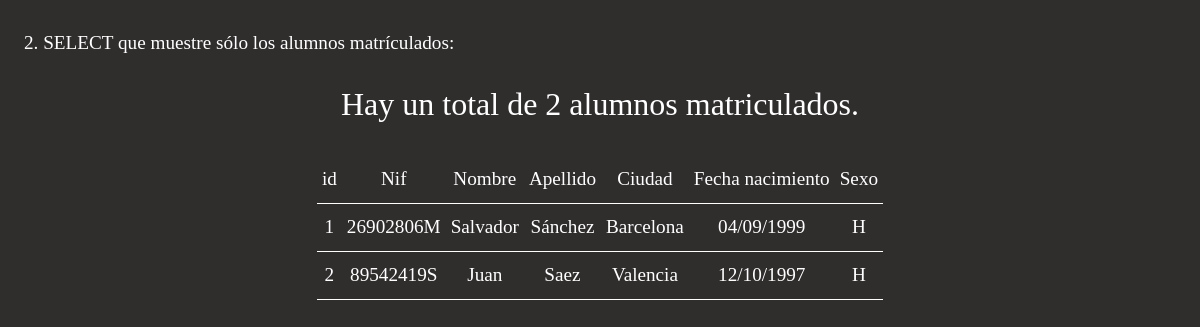
The page /13-10-2022/ejercicios/select2.php on the database its author committed.
### tables this page shows
CREATE TABLE `alumno_asignatura_curso` (
  `id_matricula` int(10) NOT NULL,
  `id_alumno` int(10) UNSIGNED NOT NULL,
  `id_asignatura` int(10) UNSIGNED NOT NULL,
  `id_curso` int(10) UNSIGNED NOT NULL
);

CREATE TABLE `alumnos` (
  `id_alumno` int(10) UNSIGNED NOT NULL,
  `nif` varchar(9) DEFAULT NULL,
  `nombre` varchar(25) NOT NULL,
  `apellido` varchar(50) NOT NULL,
  `ciudad` varchar(25) NOT NULL,
  `fecha_nacimiento` date NOT NULL,
  `sexo` enum('H','M') NOT NULL
);

### 13-10-2022/ejercicios/select2.php (the view, shortened to what this page needs)
<?php
  include_once './connect.php';
  $query_ejercicio2 = "SELECT * FROM alumnos
                       JOIN alumno_asignatura_curso
                       ON alumnos.id_alumno = alumno_asignatura_curso.id_alumno
                       GROUP BY alumno_asignatura_curso.id_alumno";
  try {
    $lista_alumnos_matriculados = $pdoConnection->prepare($query_ejercicio2);
    $lista_alumnos_matriculados->execute();
    $resultado_lista_alumnos_matriculados = $lista_alumnos_matriculados->fetchAll();
  } catch(PDOException $e) {
    print "¡Error!: " . $e->getMessage() . "<br/>";
    die();
  }
  echo "<p class='ejercicio'>2. SELECT que muestre sólo los alumnos matrículados:</p>";
  echo "<p class='p_total'>Hay un total de ". $lista_alumnos_matriculados->rowCount() . " alumnos matriculados.</p>";
  echo "<table>
      <tr class='table-head'>
        <td>id</td>
        <td>Nif</td>
        <td>Nombre</td>
        <td>Apellido</td>
        <td>Ciudad</td>
        <td>Fecha nacimiento</td>
        <td>Sexo</td>
      </tr>
    ";
  foreach ($resultado_lista_alumnos_matriculados as $key => $value) {
    echo "
      <tr>
        <td>" . $value['id_alumno'] . "</td>
        <td>" . $value['nif'] . "</td>
        <td>" . $value['nombre'] . "</td>
        <td>" . $value['apellido'] . "</td>
        <td>" . $value['ciudad'] . "</td>
        <td>" . date_format( date_create($value['fecha_nacimiento']), 'd/m/Y' ). "</td>
        <td>" . $value['sexo'] . "</td>
      </tr>
    ";
  }
  echo "</table>";
?>
<!DOCTYPE html>
<html lang="en">
<head>
  <link rel="stylesheet" href="styles.css">
</head>
<body>
</body>
</html>

### 13-10-2022/ejercicios/styles.css (style rules this page uses)
* { background-color:rgb(48, 45, 45); color: white; }
.ejercicio { font-size: 1.2rem; margin: 2rem 1rem; }
.p_total { font-size: 2rem; text-align: center; }
table { font-size: 1.2rem; border-collapse: collapse; margin: 0 auto; }
.table-head { text-align: center; }
tr { border-bottom: 1px solid white; height: 3rem; text-align: center; }
td { padding: 5px; }

### rows shown on the page
alumno_asignatura_curso: id_alumno "1", id_alumno.nif "26902806M", id_alumno.nombre "Salvador", id_alumno.apellido "Sánchez", id_alumno.ciudad "Barcelona", id_alumno.fecha_nacimiento "04/09/1999", id_alumno.sexo "H"
alumno_asignatura_curso: id_alumno "2", id_alumno.nif "89542419S", id_alumno.nombre "Juan", id_alumno.apellido "Saez", id_alumno.ciudad "Valencia", id_alumno.fecha_nacimiento "12/10/1997", id_alumno.sexo "H"

### other values the page prints
$lista_alumnos_matriculados->rowCount() "2"
